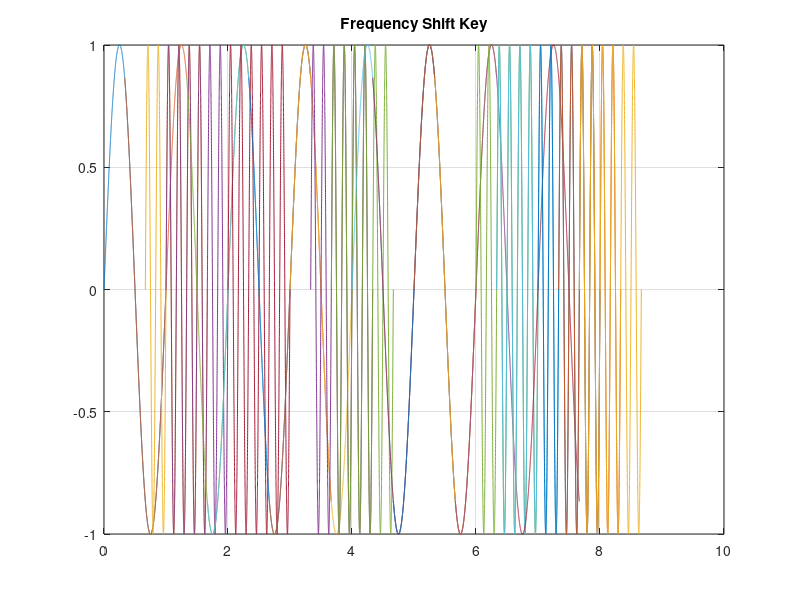

This figure's MATLAB source:
%f=4.5;
x=[0 0 1 1 0 0 1 0 0 0 1 1 0 0 0 0 0 0 1 1 0 1 1 1];
n=length(x);
i=1;
while i<n+1
 t=(i-1)/3:1/5000:(i+2)/3;
if (x(i)== 0)
fsk=1*sin(2*pi*1*t);
elseif (x(i)== 1)
fsk=1*sin(2*pi*6*t);
end
plot(t,fsk);
hold on;
grid on;
title('Frequency Shift Key');
i=i+1;
end